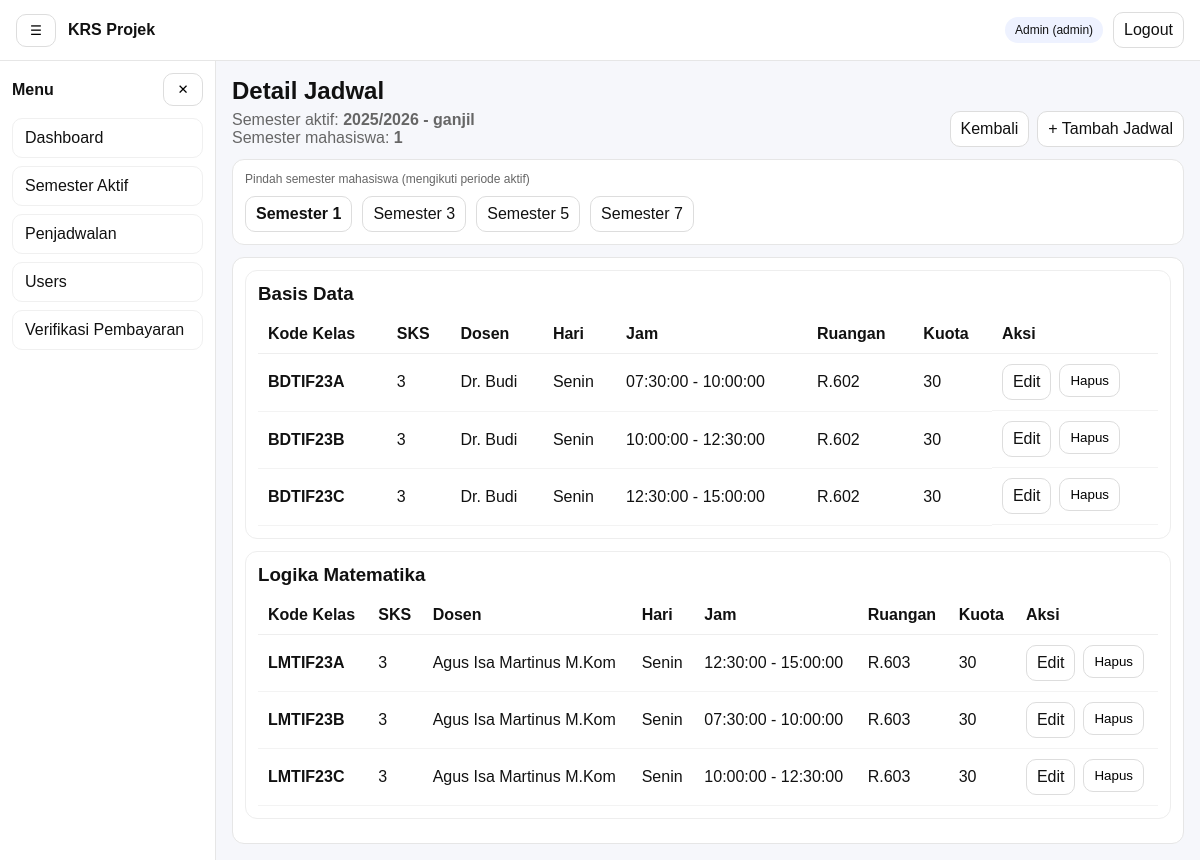
The page /admin/penjadwalan/detail.php?semester_ke=1 (signed in) on the database its author committed.
### tables this page shows
CREATE TABLE `semester` (
  `id` int(11) NOT NULL,
  `nama` varchar(50) NOT NULL,
  `periode` enum('ganjil','genap') NOT NULL DEFAULT 'ganjil',
  `is_active` tinyint(1) NOT NULL DEFAULT 0,
  `created_at` timestamp NOT NULL DEFAULT current_timestamp(),
  `opened_at` datetime DEFAULT NULL,
  `closed_at` datetime DEFAULT NULL
);

CREATE TABLE `jadwal_kelas` (
  `id` int(11) NOT NULL,
  `semester_id` int(11) NOT NULL,
  `semester_ke` tinyint(3) UNSIGNED NOT NULL,
  `kode_kelas` varchar(30) NOT NULL,
  `mata_kuliah` varchar(150) NOT NULL,
  `sks` tinyint(3) UNSIGNED NOT NULL DEFAULT 2,
  `dosen` varchar(120) DEFAULT NULL,
  `hari` varchar(20) NOT NULL,
  `jam_mulai` time NOT NULL,
  `jam_selesai` time NOT NULL,
  `ruangan` varchar(50) DEFAULT NULL,
  `kuota` int(11) NOT NULL DEFAULT 30,
  `created_at` timestamp NOT NULL DEFAULT current_timestamp()
);

### includes/functions.php (called while the page is built, shortened)
<?php
function e(?string $str): string {
  return htmlspecialchars((string)$str, ENT_QUOTES, 'UTF-8');
}
function url(string $path = ''): string {
  $path = ltrim($path, '/');
  return APP_URL . ($path ? '/' . $path : '');
}

### admin/penjadwalan/detail.php (the view, shortened to what this page needs)
<?php
require_once __DIR__ . '/../../includes/functions.php';
$pdo = db();
$active = $pdo->query("SELECT id, nama, periode, is_active FROM semester WHERE is_active=1 LIMIT 1")->fetch();
$semesterId = (int)$active['id'];
$periode = (string)$active['periode'];
$allowed = ($periode === 'ganjil') ? [1,3,5,7] : [2,4,6,8];
$semesterKe = (int)($_GET['semester_ke'] ?? 0);
$rows = [];
try {
  $st = $pdo->prepare("
    SELECT id, kode_kelas, mata_kuliah, sks, dosen, hari, jam_mulai, jam_selesai, ruangan, kuota
    FROM jadwal_kelas
    WHERE semester_id = ? AND semester_ke = ?
    ORDER BY mata_kuliah, kode_kelas, hari, jam_mulai
  ");
  $st->execute([$semesterId, $semesterKe]);
  $rows = $st->fetchAll();
} catch (Throwable $e) {
  if (APP_DEBUG) flash_set('global', 'DB error: '.$e->getMessage(), 'warning');
}
$grouped = [];
foreach ($rows as $r) {
  $mk = (string)$r['mata_kuliah'];
  $grouped[$mk][] = $r;
}
?>
<?php include __DIR__ . '/../../partials/header.php'; ?>
<?php include __DIR__ . '/../../partials/navbar.php'; ?>
<div class="layout">
  <?php include __DIR__ . '/../../partials/sidebar.php'; ?>
  <main class="content">
    <div style="display:flex;gap:10px;align-items:flex-end;justify-content:space-between;flex-wrap:wrap;">
      <div>
        <h2 style="margin:0;">Detail Jadwal</h2>
        <div style="color:#666;margin-top:6px;">
          Semester aktif: <b><?= e($active['nama'].' - '.$active['periode']) ?></b><br>
          Semester mahasiswa: <b><?= (int)$semesterKe ?></b>
        </div>
      </div>
      <div style="display:flex;gap:8px;flex-wrap:wrap;">
        <a class="btn" href="<?= e(url('admin/penjadwalan/index.php')) ?>">Kembali</a>
        <a class="btn" href="<?= e(url('admin/penjadwalan/add.php?semester_ke='.$semesterKe)) ?>">+ Tambah Jadwal</a>
      </div>
    </div>
    <section style="background:#fff;border:1px solid #e6e6e6;border-radius:12px;padding:12px;margin-top:12px;">
      <div style="font-size:12px;color:#666;">Pindah semester mahasiswa (mengikuti periode aktif)</div>
      <div style="display:flex;gap:10px;flex-wrap:wrap;margin-top:10px;">
        <?php foreach ($allowed as $k): ?>
          <a class="btn" href="<?= e(url('admin/penjadwalan/detail.php?semester_ke='.$k)) ?>"
             style="<?= ($k===$semesterKe) ? 'font-weight:700;' : '' ?>">
            Semester <?= $k ?>
          </a>
        <?php endforeach; ?>
      </div>
    </section>
    <section style="background:#fff;border:1px solid #e6e6e6;border-radius:12px;padding:12px;margin-top:12px;">
      <?php if (!$rows): ?>
        <div style="color:#666;">Belum ada jadwal untuk mahasiswa semester <b><?= (int)$semesterKe ?></b>.</div>
      <?php else: ?>
        <?php foreach ($grouped as $mk => $items): ?>
          <div style="border:1px solid #eee;border-radius:12px;padding:12px;margin-bottom:12px;">
            <h3 style="margin:0 0 10px;"><?= e($mk) ?></h3>
            <div style="overflow:auto;">
              <table style="width:100%;border-collapse:collapse;min-width:900px;">
                <thead>
                  <tr>
                    <th style="text-align:left;border-bottom:1px solid #eee;padding:10px;">Kode Kelas</th>
                    <th style="text-align:left;border-bottom:1px solid #eee;padding:10px;">SKS</th>
                    <th style="text-align:left;border-bottom:1px solid #eee;padding:10px;">Dosen</th>
                    <th style="text-align:left;border-bottom:1px solid #eee;padding:10px;">Hari</th>
                    <th style="text-align:left;border-bottom:1px solid #eee;padding:10px;">Jam</th>
                    <th style="text-align:left;border-bottom:1px solid #eee;padding:10px;">Ruangan</th>
                    <th style="text-align:left;border-bottom:1px solid #eee;padding:10px;">Kuota</th>
                    <th style="text-align:left;border-bottom:1px solid #eee;padding:10px;">Aksi</th>
                  </tr>
                </thead>
                <tbody>
                  <?php foreach ($items as $r): ?>
                    <tr>
                      <td style="padding:10px;border-bottom:1px solid #f3f3f3;"><b><?= e($r['kode_kelas']) ?></b></td>
                      <td style="padding:10px;border-bottom:1px solid #f3f3f3;"><?= (int)$r['sks'] ?></td>
                      <td style="padding:10px;border-bottom:1px solid #f3f3f3;"><?= e($r['dosen']) ?></td>
                      <td style="padding:10px;border-bottom:1px solid #f3f3f3;"><?= e($r['hari']) ?></td>
                      <td style="padding:10px;border-bottom:1px solid #f3f3f3;"><?= e($r['jam_mulai']) ?> - <?= e($r['jam_selesai']) ?></td>
                      <td style="padding:10px;border-bottom:1px solid #f3f3f3;"><?= e($r['ruangan']) ?></td>
                      <td style="padding:10px;border-bottom:1px solid #f3f3f3;"><?= (int)$r['kuota'] ?></td>
                      <td style="padding:10px;border-bottom:1px solid #f3f3f3;display:flex;gap:8px;flex-wrap:wrap;">
                        <a class="btn" href="<?= e(url('admin/penjadwalan/edit.php?id='.(int)$r['id'].'&semester_ke='.(int)$semesterKe)) ?>">Edit</a>
                        <form method="post" action="<?= e(url('admin/penjadwalan/delete.php')) ?>" style="margin:0;">
                          <button class="btn" type="submit" onclick="return confirm('Hapus jadwal ini?')">Hapus</button>
                        </form>
                      </td>
                    </tr>
                  <?php endforeach; ?>
                </tbody>
              </table>
            </div>
          </div>
        <?php endforeach; ?>
      <?php endif; ?>
    </section>
  </main>
</div>
<?php include __DIR__ . '/../../partials/footer.php'; ?>

### assets/css/style.css (style rules this page uses)
* { box-sizing: border-box; }
body { margin: 0; font-family: Arial, sans-serif; background:#f6f7fb; color:#111; }
a { text-decoration: none; color: inherit; }
.btn, .btn-icon { border:1px solid #ddd; background:#fff; border-radius:10px; padding:8px 10px; cursor:pointer; }
.layout { display:flex; min-height: calc(100vh - 56px); }
.content { flex:1; padding: 16px; }

### rows shown on the page
semester: nama+periode "2025/2026 - ganjil", periode "1", periode "3", periode "5", periode "7"
jadwal_kelas: kode_kelas "BDTIF23A", sks "3", dosen "Dr. Budi", hari "Senin", jam_mulai "07:30:00", jam_selesai "10:00:00", ruangan "R.602", kuota "30"
jadwal_kelas: kode_kelas "BDTIF23B", sks "3", dosen "Dr. Budi", hari "Senin", jam_mulai "10:00:00", jam_selesai "12:30:00", ruangan "R.602", kuota "30"
jadwal_kelas: kode_kelas "BDTIF23C", sks "3", dosen "Dr. Budi", hari "Senin", jam_mulai "12:30:00", jam_selesai "15:00:00", ruangan "R.602", kuota "30"
jadwal_kelas: mata_kuliah "Logika Matematika", kode_kelas "LMTIF23C", sks "3", dosen "Agus Isa Martinus M.Kom", hari "Senin", jam_mulai "10:00:00", jam_selesai "12:30:00", ruangan "R.603", kuota "30"
jadwal_kelas: kode_kelas "LMTIF23A", sks "3", dosen "Agus Isa Martinus M.Kom", hari "Senin", jam_mulai "12:30:00", jam_selesai "15:00:00", ruangan "R.603", kuota "30"
jadwal_kelas: kode_kelas "LMTIF23B", sks "3", dosen "Agus Isa Martinus M.Kom", hari "Senin", jam_mulai "07:30:00", jam_selesai "10:00:00", ruangan "R.603", kuota "30"

### other values the page prints
APP_NAME "KRS Projek"
$u['name'] "Admin"
$u['role'] "admin"
$it['label'] "Dashboard"
$it['label'] "Semester Aktif"
$it['label'] "Penjadwalan"
$it['label'] "Users"
$it['label'] "Verifikasi Pembayaran"
$semesterKe "1"
$mk "Basis Data"
